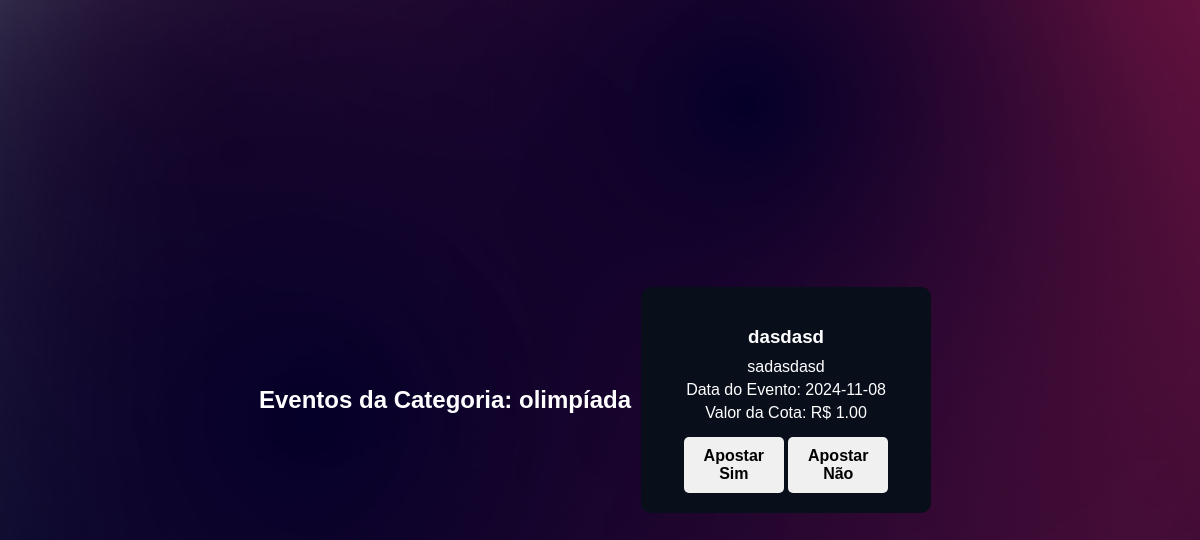
Page /eventos_categoria/1 on the earlier database version.
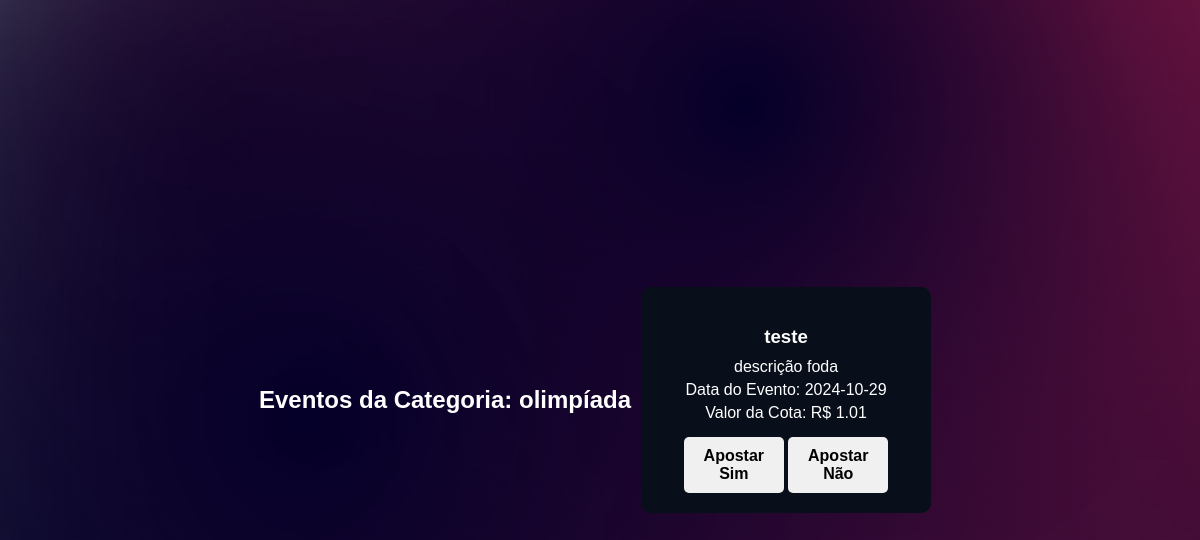
Same page on the later database version.
### tables this page shows
CREATE TABLE eventos (
        id INTEGER PRIMARY KEY AUTOINCREMENT,
        titulo TEXT NOT NULL,
        descricao TEXT NOT NULL,
        valor_cota REAL NOT NULL CHECK (valor_cota >= 1.00),
        data_evento DATE NOT NULL,
        data_inicio_apostas DATE NOT NULL,
        data_fim_apostas DATE NOT NULL,
        status TEXT NOT NULL DEFAULT 'pendente',
        id_criador INTEGER NOT NULL,
        data_criacao TIMESTAMP DEFAULT CURRENT_TIMESTAMP,
        FOREIGN KEY (id_criador) REFERENCES usuarios(id) ON DELETE CASCADE
    );

### app.py (the view)
@app.route('/eventos_categoria/<int:categoria_id>')
def eventos_por_categoria(categoria_id):
    conn = sqlite3.connect(database_path)
    cursor = conn.cursor()
    cursor.execute('SELECT nome FROM categorias_eventos WHERE id = ?', (categoria_id,))
    categoria = cursor.fetchone()
    if not categoria:
        conn.close()
        return 'Categoria não encontrada.', 404
    categoria_nome = categoria[0]
    cursor.execute('''
        SELECT eventos.*
        FROM eventos
        JOIN eventos_categorias ON eventos.id = eventos_categorias.id_evento
        WHERE eventos_categorias.id_categoria = ?
        AND eventos.status = 'aprovado'
        ORDER BY eventos.data_evento ASC
    ''', (categoria_id,))
    eventos = cursor.fetchall()
    conn.close()
    return render_template('eventos_categoria.html', eventos=eventos, categoria_nome=categoria_nome)

### templates/eventos_categoria.html (shortened to what this page needs)
<!DOCTYPE html>
<html lang="pt-BR">
<head>
    <link rel="stylesheet" href="{{ url_for('static', filename='css/styles.css') }}">
</head>
<body>
    <h2>Eventos da Categoria: {{ categoria_nome }}</h2>
    <div class="eventos-container">
        {% if eventos %}
            {% for evento in eventos %}
                <div class="evento-card">
                    <h3>{{ evento[1] }}</h3>
                    <p>{{ evento[2] }}</p>
                    <p>Data do Evento: {{ evento[4] }}</p>
                    <p>Valor da Cota: R$ {{ '{:.2f}'.format(evento[3]) }}</p>
                    <button disabled>Apostar Sim</button>
                    <button disabled>Apostar Não</button>
                </div>
            {% endfor %}
        {% else %}
            <p>Nenhum evento disponível nesta categoria.</p>
        {% endif %}
    </div>
</body>
</html>

Differences in the rows shown:
removed eventos: titulo "dasdasd", descricao "sadasdasd", data_evento "2024-11-08", valor_cota "1.00"
now on this page (row edited): eventos: titulo "teste", descricao "descrição foda", data_evento "2024-10-29", valor_cota "1.01"
